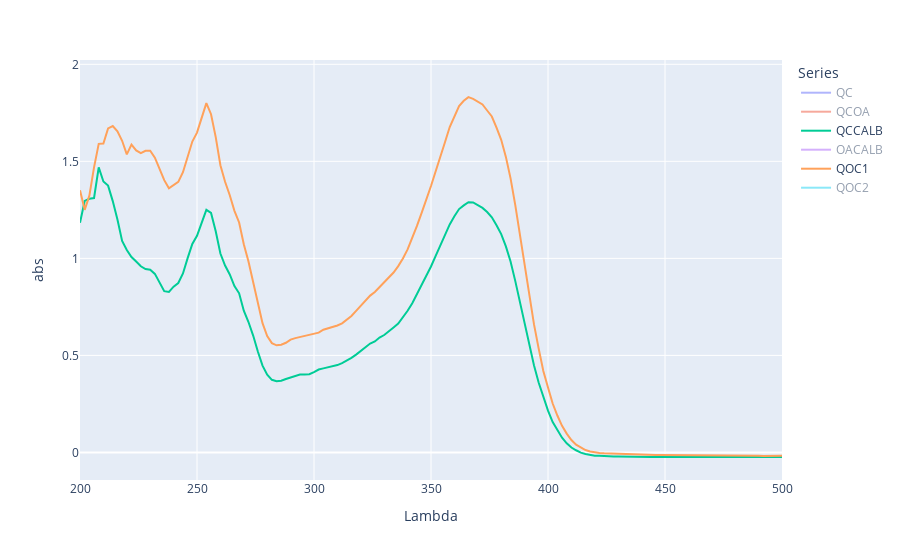

This figure's notebook cell:
### Code cell
import pandas as pd
import plotly.express as px

# Load the data
df = pd.read_csv('4h.csv')

# Melt the DataFrame to long format
df_melted = df.melt(id_vars=['Lambda'], var_name='Series', value_name='abs')

# Create the line plot
fig = px.line(df_melted, x='Lambda', y='abs', color='Series')

# Show the plot
fig.show()

### Figure 1 — Plotly figure (JSON) as saved in the notebook; plotly's stock layout.template omitted (floating-point values rounded to 4 significant figures; data arrays with more than 128 entries replaced by an {"elided": "..."} marker saying what was removed)
{"data": [{"hovertemplate": "Series=QC<br>Lambda=%{x}<br>abs=%{y}<extra></extra>", "legendgroup": "QC", "line": {"color": "#636efa", "dash": "solid"}, "marker": {"symbol": "circle"}, "mode": "lines", "name": "QC", "orientation": "v", "showlegend": true, "type": "scatter", "visible": "legendonly", "x": {"elided": "151 int values"}, "xaxis": "x", "y": {"elided": "151 float values"}, "yaxis": "y"}, {"hovertemplate": "Series=QCOA<br>Lambda=%{x}<br>abs=%{y}<extra></extra>", "legendgroup": "QCOA", "line": {"color": "#EF553B", "dash": "solid"}, "marker": {"symbol": "circle"}, "mode": "lines", "name": "QCOA", "orientation": "v", "showlegend": true, "type": "scatter", "visible": "legendonly", "x": {"elided": "151 int values"}, "xaxis": "x", "y": {"elided": "151 float values"}, "yaxis": "y"}, {"hovertemplate": "Series=QCCALB<br>Lambda=%{x}<br>abs=%{y}<extra></extra>", "legendgroup": "QCCALB", "line": {"color": "#00cc96", "dash": "solid"}, "marker": {"symbol": "circle"}, "mode": "lines", "name": "QCCALB", "orientation": "v", "showlegend": true, "type": "scatter", "visible": true, "x": {"elided": "151 int values"}, "xaxis": "x", "y": {"elided": "151 float values"}, "yaxis": "y"}, {"hovertemplate": "Series=OACALB<br>Lambda=%{x}<br>abs=%{y}<extra></extra>", "legendgroup": "OACALB", "line": {"color": "#ab63fa", "dash": "solid"}, "marker": {"symbol": "circle"}, "mode": "lines", "name": "OACALB", "orientation": "v", "showlegend": true, "type": "scatter", "visible": "legendonly", "x": {"elided": "151 int values"}, "xaxis": "x", "y": {"elided": "151 float values"}, "yaxis": "y"}, {"hovertemplate": "Series=QOC1<br>Lambda=%{x}<br>abs=%{y}<extra></extra>", "legendgroup": "QOC1", "line": {"color": "#FFA15A", "dash": "solid"}, "marker": {"symbol": "circle"}, "mode": "lines", "name": "QOC1", "orientation": "v", "showlegend": true, "type": "scatter", "visible": true, "x": {"elided": "151 int values"}, "xaxis": "x", "y": {"elided": "151 float values"}, "yaxis": "y"}, {"hovertemplate": "Series=QOC2<br>Lambda=%{x}<br>abs=%{y}<extra></extra>", "legendgroup": "QOC2", "line": {"color": "#19d3f3", "dash": "solid"}, "marker": {"symbol": "circle"}, "mode": "lines", "name": "QOC2", "orientation": "v", "showlegend": true, "type": "scatter", "visible": "legendonly", "x": {"elided": "151 int values"}, "xaxis": "x", "y": {"elided": "151 float values"}, "yaxis": "y"}], "layout": {"autosize": true, "dragmode": "pan", "legend": {"title": {"text": "Series"}, "tracegroupgap": 0}, "margin": {"t": 60}, "xaxis": {"anchor": "y", "autorange": false, "domain": [0, 1], "range": [200, 500], "title": {"text": "Lambda"}, "type": "linear"}, "yaxis": {"anchor": "x", "autorange": false, "domain": [0, 1], "range": [-0.1422, 2.022], "title": {"text": "abs"}, "type": "linear"}}}
